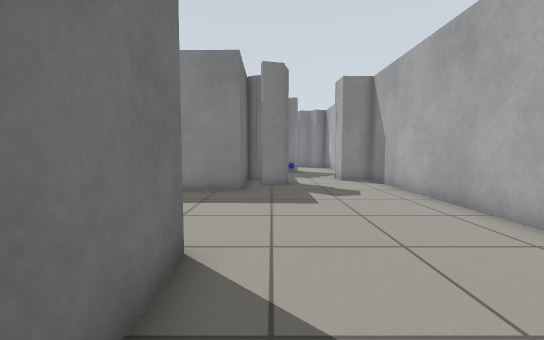
[1] (above)

16 first-person views from a walk through a robot-simulator world made for Gazebo. The camera is 0.72 m above the floor, tilts 4° down and sees 90° across. The floor is counted in squares, 0.5 m on a side. Each view is taken from the middle of a square. On the plan, view 1 faces up. The plan holds only what a view shows up to about 13 squares ahead; the rest is blank. The place goes on beyond the plan.

[2]
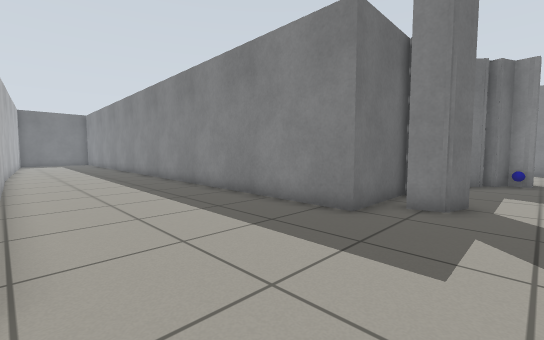

[3]
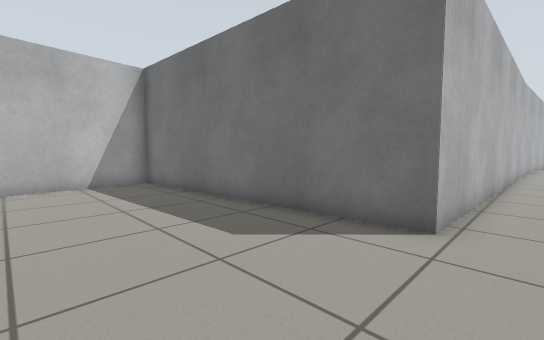

[4]
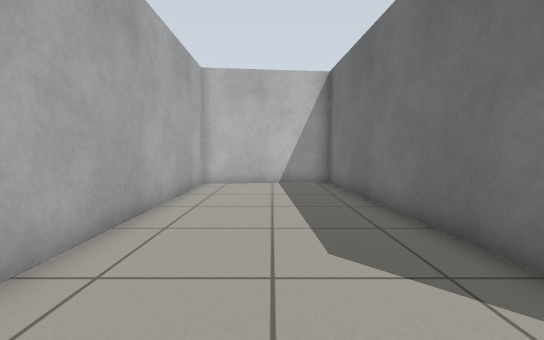

[5]
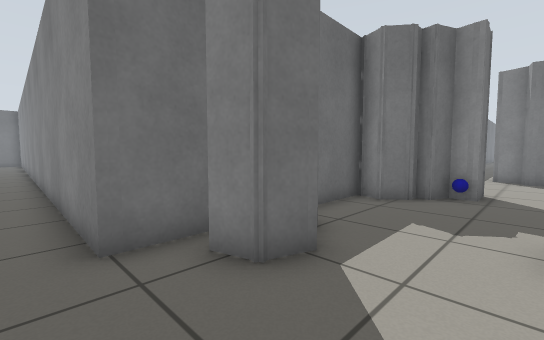

[6]
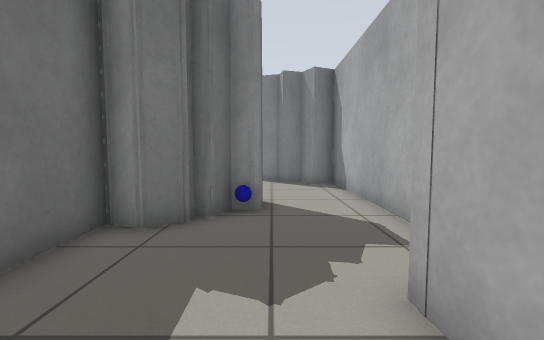

[7]
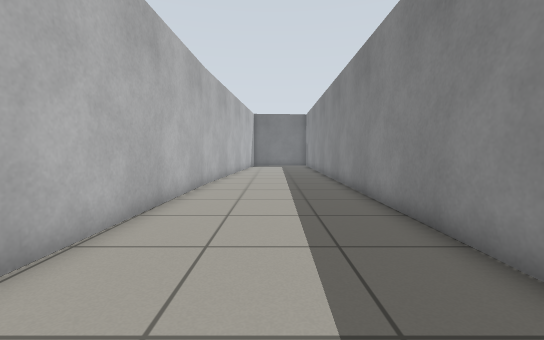

[8]
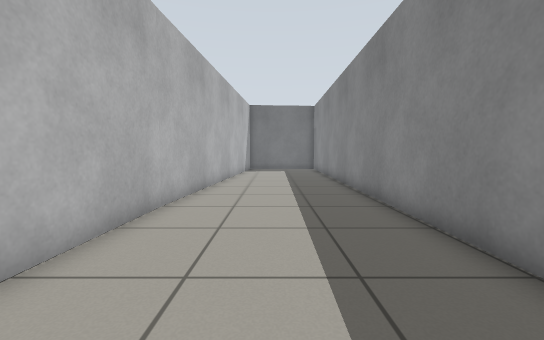

[9]
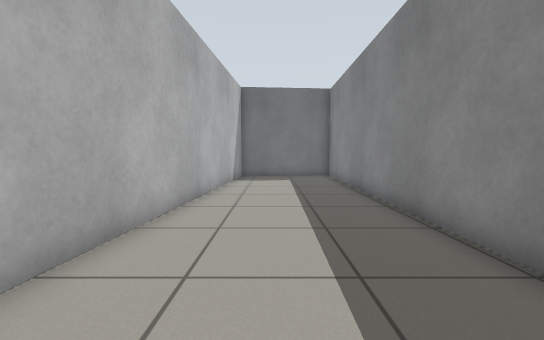

[10]
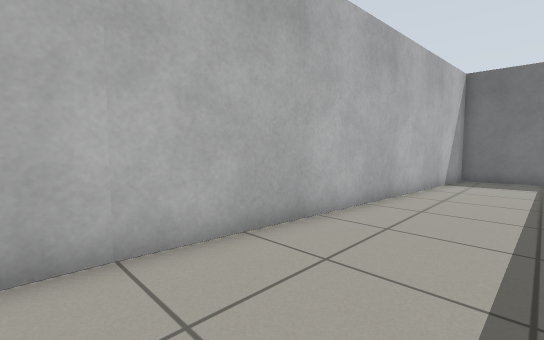

[11]
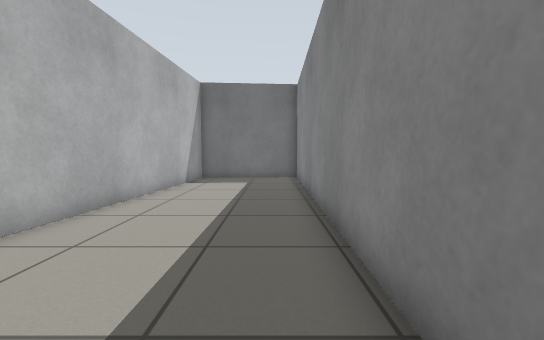

[12]
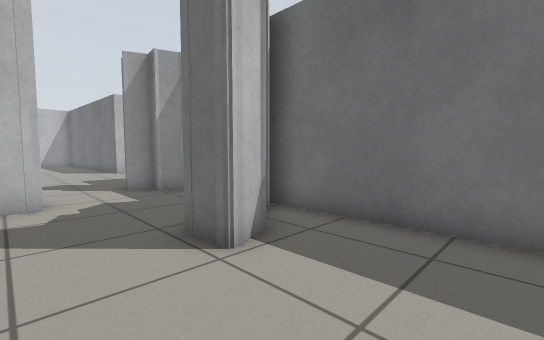

[13]
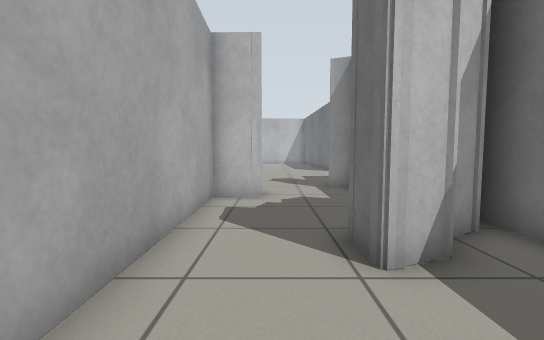

[14]
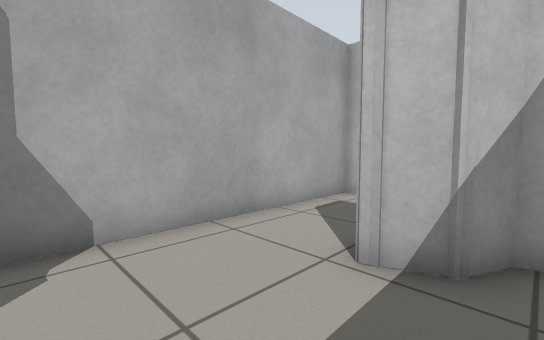

[15]
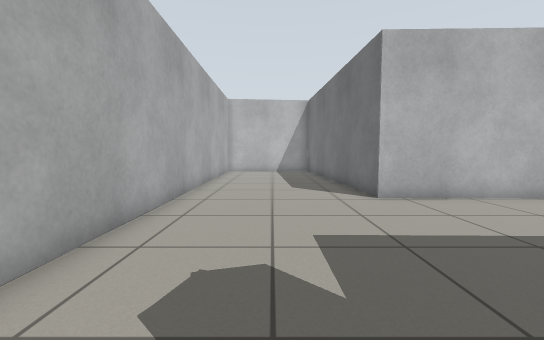

[16]
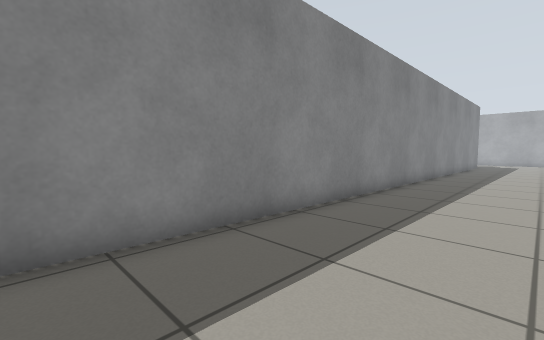

### Floor plan
Points are (right, up) in squares from view 1. A wall is a line through its corners. A room is listed if a view was taken in it or the views show most of it. See-through windows are left out.
Room 1 (views 1, 2, 3, 4, 5, 6, 7, 8, 9, 10, 11, 12, 13, 14, 15, 16)
walls: (-1.2, 13.4) (-1.2, 9.9) (-29.1, 10.3); (-0.8, 13.5) (0, 13.2) (0, 12.5) (0.7, 12.2) (0.5, 11.3) (-0.4, 11.1); (-1.2, 17.3) (-1.2, 14.9); (3.4, 13.3) (3.3, 14.6) (4.8, 14.5) (4.7, 23.5); (-16.1, 4.1) (-1.3, 3.7) (-0.6, -7.5) (5, -6.9) (4.8, 13.1); (0.3, 17.9) (0.2, 17.5); (0.3, 18) (0.3, 17.5) (-0.4, 16.9); (0.2, 18.6) (0.6, 19.4) (1.6, 19.8) (1.7, 19.7) (1.7, 18.5) (0.9, 18.6); (1.8, 18.9) (1.7, 18.5); (-1.3, 23.2) (-1.3, 17.4); (-29.6, 5.2) (-15.9, 4.1)
objects: blue ball (1, 18)

Where each view was taken, in squares from view 1:
view 1: 0 up, 0 right, facing up
view 2: 4 up, 2 right, facing up-left
view 3: 5 up, 4 right, facing down-left
view 4: 5 up, 2 right, facing down
view 5: 9 up, 3 right, facing up-left
view 6: 12 up, 2 right, facing up
view 7: 7 up, 4 left, facing left
view 8: 7 up, 9 left, facing left
view 9: 7 up, 15 left, facing left
view 10: 8 up, 15 left, facing down-left
view 11: 9 up, 16 left, facing left
view 12: 23 up, 4 right, facing down-left
view 13: 23 up, 3 right, facing down
view 14: 23 up, 0 right, facing down-right
view 15: 12 up, 2 right, facing down
view 16: 6 up, 29 left, facing up-right
